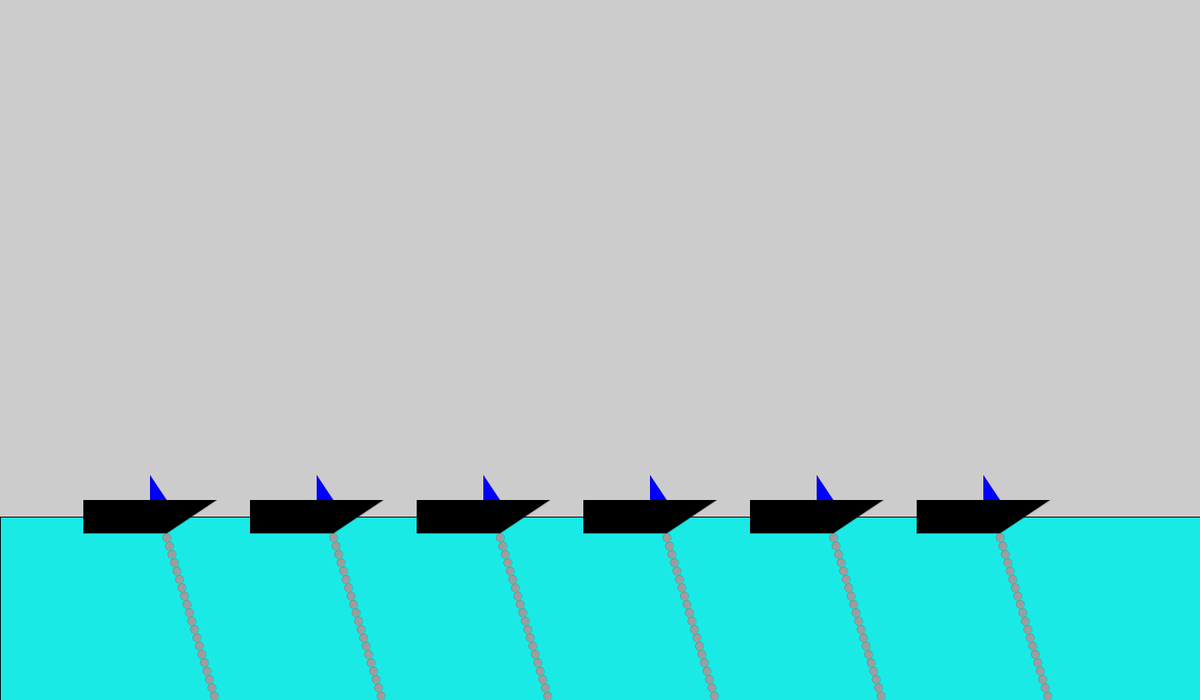
Frame 1 (no input)
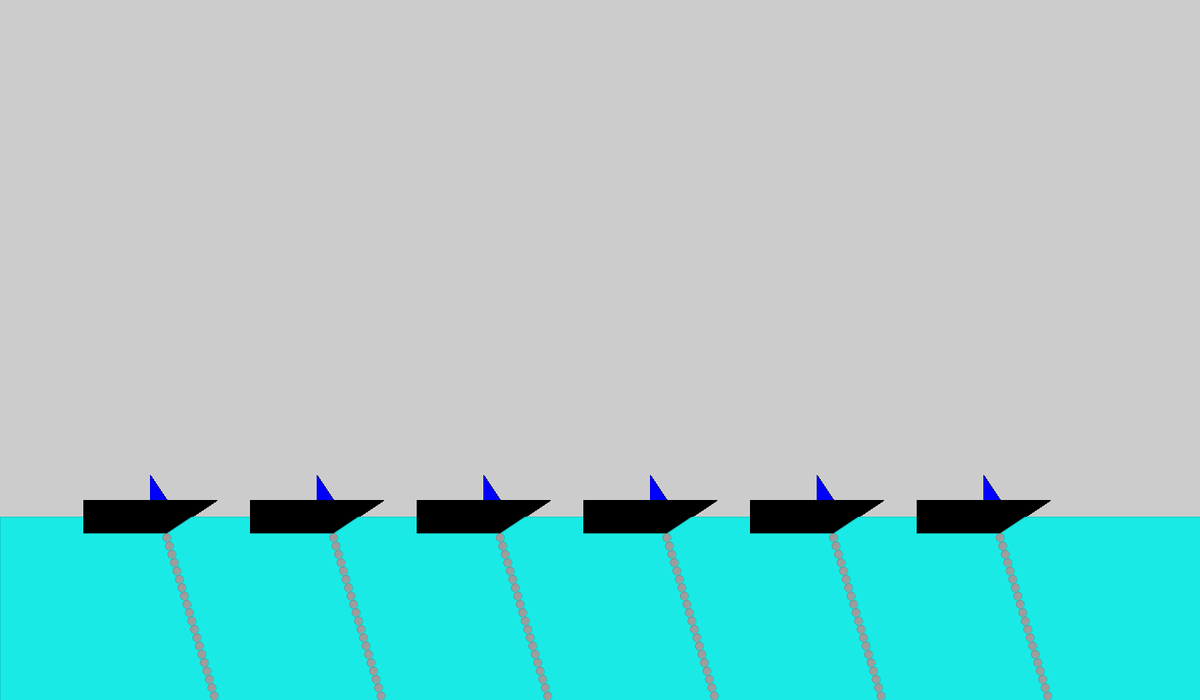
Frame 60 (the mouse pressed at the canvas centre just before this capture)
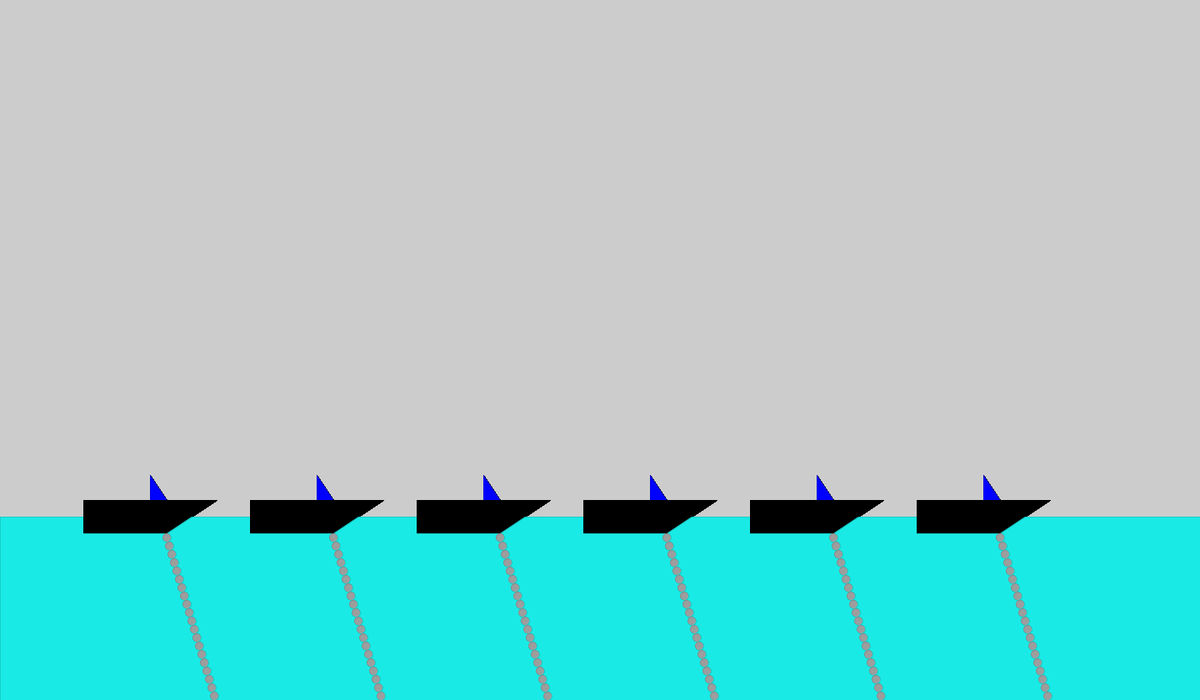
Frame 120 (the mouse held since frame 60 and released just before this capture)

The Processing sketch that drew these frames (run headless with seeded random() and noise(); from frame 60 on, the mouse is pressed at the canvas centre):

// Processing sketch: boaty
// ── boaty.pde



void setup(){
  size(1440,840);
}

void draw(){
  fill(26,234,229);
  rect(0,620,2000,400);
  boats();
}

void boats(){
  int x;
  x= 100;
  while(x<1300){
   boat(x,600);
  x=x+200;
  }
  
}

// ── boat.pde
void boat(int x, int y){
 pushMatrix();
 translate(x,y);
 fill(0);
 strokeWeight(0);
rect(0,0,100,40); 
triangle(100,0,100,40,160,0);
fill(0,0,255);
triangle(100,0,80,-30,80,0);
bubbles();
 
 
 
 
 popMatrix();
  
}

// ── bubs.pde
void bubbles(){
int x=100;
  int y=45;
 while(y<1000){
   fill(157,157,157);
circle(x,y,10);  
  y=y+10;
 x=x+3;
 }
}
